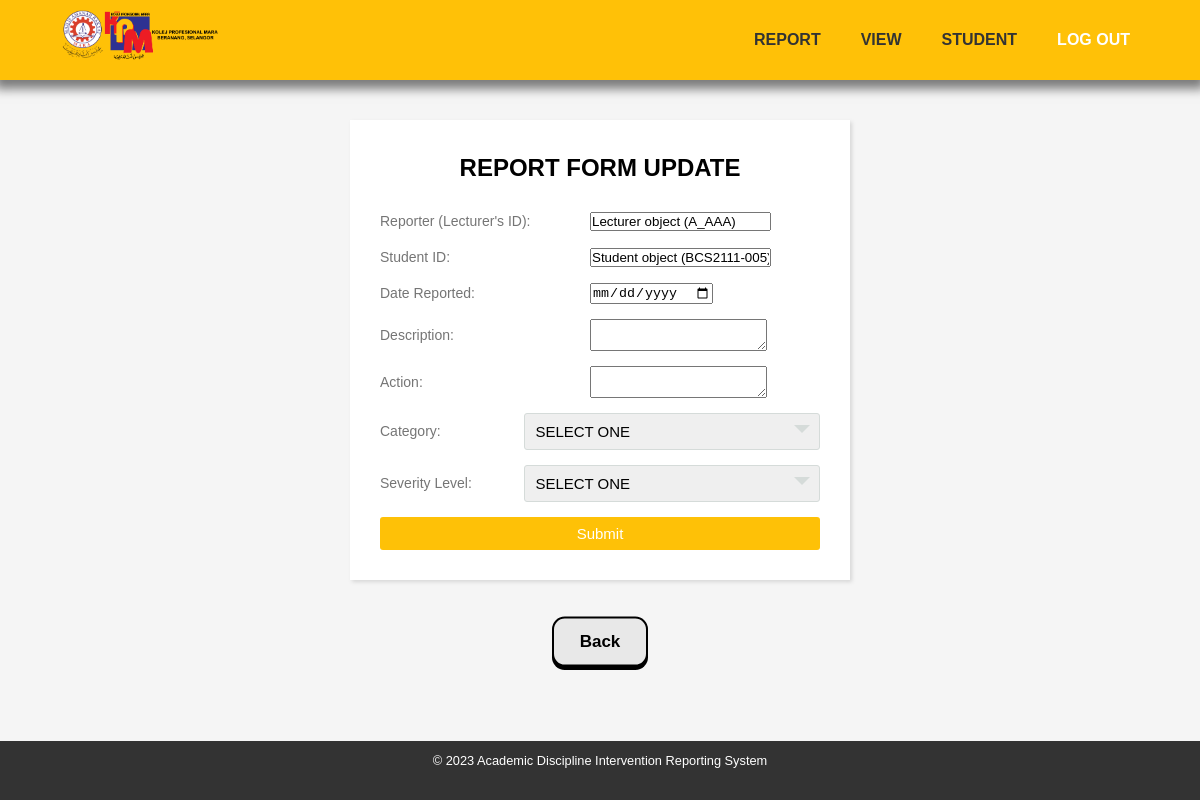
The page /intervention/A_AAA/intervention_list/update_intervention/26 on the database its author committed.
### Intervention/models.py (models this page shows)
class Intervention(models.Model):
    int_id = models.AutoField(primary_key=True)
    int_stud_id = models.ForeignKey(Student, on_delete = models.CASCADE)
    int_lect_id = models.ForeignKey(Lecturer, on_delete = models.CASCADE)
    date_report = models.DateField()
    description = models.TextField()
    action = models.TextField()
    category = models.TextField()
    int_sev_id = models.ForeignKey(Severity, on_delete=models.CASCADE)

class Lecturer(models.Model):
    lect_id = models.CharField(max_length=5, primary_key = True)
    lect_name = models.TextField()
    lect_email = models.TextField()
    department = models.CharField(max_length=3)
    password = models.TextField(default='null')

class Student(models.Model):
    stud_id = models.CharField(max_length=12, primary_key = True)
    stud_name = models.TextField()
    stud_phone = models.CharField(max_length=12)
    course = models.CharField(max_length=4)
    mentor = models.ForeignKey(Lecturer, on_delete = models.CASCADE)

### Intervention/views.py (the view)
# urls.py: path("<str:lect_id>/intervention_list/update_intervention/<str:int_id>",
def update_intervention(request, lect_id, int_id):
    data = Intervention.objects.get(int_id=int_id)
    if not data:
        return redirect("intervention_list")
    context = {
        "data": data,
        "lect_id": lect_id
    }
    return render(request, "update_intervention.html", context)

### Intervention/templates/update_intervention.html (shortened to what this page needs)
<!DOCTYPE html>
<html lang="en">
<head>
</head>
<body>
    <header>
        <nav>
            <div class="logo">
                {% load static %} <img src="{% static "Intervention/media/logoKPM.png" %}" alt="logo" />
            </div>
            <ul>
                <li><a href>REPORT</a></li>
                <li><a href>VIEW</a></li>
                <li><a href=>STUDENT</a></li>
                <li><span><a href="{% url 'logout' %}">LOG OUT</a></span></li>
            </ul>
        </nav>
    </header>
    <form action="save_update_intervention/{{data.int_id}}" method="post">
        <div class="wrapper">
            <div class="title">
                Report Form Update
            </div>
            <div class="form">
                <div class="inputfield">
                    <label for="int_lect_id">Reporter (Lecturer's ID):</label>
                    <input type="text" value="{{data.int_lect_id}}" id="int_lect_id" name="int_lect_id" required>
                </div>
                <div class="inputfield">
                    <label for="int_stud_id">Student ID:</label>
                    <input type="text" value="{{data.int_stud_id}}" id="int_stud_id" name="int_stud_id" required>
                </div>
                <div class="inputfield">
                    <label for="date_report">Date Reported:</label>
                    <input type="date" value="{{data.date_report}}" id="date_report" name="date_report" required>
                </div>
                <div class="inputfield">
                    <label for="description">Description:</label>
                    <textarea id="description" name="description" required></textarea>
                </div>
                <div class="inputfield">
                    <label for="action">Action:</label>
                    <textarea id="action" name="action" required></textarea>
                </div>
                <div class="inputfield">
                    <label for="category">Category:</label>
                    <div class="custom_select">
                        <select name="category" id="category" required>
                            <option value="">SELECT ONE</option>
                        </select>
                    </div>
                </div>
                <div class="inputfield">
                    <label for="int_sev_id">Severity Level:</label>
                    <div class="custom_select">
                        <select name="int_sev_id" id="int_sev_id" required>
                            <option value="">SELECT ONE</option>
                        </select>
                    </div>
                </div>
                <div class="inputfield">
                    <input type="submit" value="Submit" class="btn">
                </div>
            </div>
        </div>
    </form>
    <center><button onclick="goBack()"><span class="button_top">Back</span></button></center>
    <footer>
        <p>&copy; 2023 Academic Discipline Intervention Reporting System</p>
    </footer>
</body>
</html>

### Intervention/templates/update_intervention.html (style rules this page uses)
* { margin: 0; padding: 0; box-sizing: border-box; }
body { margin: 0; padding: 0; font-family: Arial, sans-serif; font-size: 16px; line-height: 1.5; color: #333; background-color: #f5f5f5; }
header { background-color: #ffc107; padding: 0 10px; box-shadow: 0 4px 10px 5px rgba(0, 0, 0, 0.5); }
nav { display: flex; justify-content: space-between; align-items: center; padding-right: 30px; }
.logo { font-size: 1.5rem; padding: 10px; padding-left: 50px; }
.logo img { height: 50px; }
ul { display: flex; list-style: none; margin: 0; padding: 0; }
nav ul li a { display: block; padding: 10px; padding-right: 30px; color: #333; text-decoration: none; transition: background-color 0.3s ease; font-size: 16px; font-weight: bolder; }
nav ul li span a { display: block; padding: 10px; padding-right: 30px; color: #ffffff; text-decoration: none; transition: background-color 0.3s ease; font-size: 16px; font-weight: bolder; }
p { margin-bottom: 20px; }
footer { background-color: #333; color: #fff; text-align: center; padding: 10px; font-size: 0.8rem; left: 0; bottom: 0; width: 100%; position: fixed; }
.wrapper { max-width: 500px; width: 100%; background: #fff; margin: 40px auto; box-shadow: 2px 2px 4px rgba(0, 0, 0, 0.125); padding: 30px; }
.wrapper .title { font-size: 24px; font-weight: 700; margin-bottom: 25px; color: #000000; text-transform: uppercase; text-align: center; }
.wrapper .form { width: 100%; }
.wrapper .form .inputfield { margin-bottom: 15px; display: flex; align-items: center; }
.wrapper .form .inputfield label { width: 200px; color: #757575; margin-right: 10px; font-size: 14px; }
.wrapper .form .inputfield .custom_select { position: relative; width: 100%; height: 37px; }
.wrapper .form .inputfield .custom_select:before { content: ""; position: absolute; top: 12px; right: 10px; border: 8px solid; border-color: #d5dbd9 transparent transparent transparent; pointer-events: none; }
.wrapper .form .inputfield .custom_select select { -webkit-appearance: none; -moz-appearance: none; appearance: none; outline: none; width: 100%; height: 100%; border: 0px; padding: 8px 10px; font-size: 15px; border: 1px solid #d5dbd9; border-radius: 3px; }
.wrapper .form .inputfield .btn { width: 100%; padding: 8px 10px; font-size: 15px; border: 0px; background: #fec107; color: #fff; cursor: pointer; border-radius: 3px; outline: none; }
.wrapper .form .inputfield:last-child { margin-bottom: 0; }
button { --button_radius: 0.75em; --button_color: #e8e8e8; --button_outline_color: #000000; font-size: 17px; font-weight: bold; border: none; border-radius: var(--button_radius); background: var(--button_outline_color); }
.button_top { display: block; box-sizing: border-box; border: 2px solid var(--button_outline_color); border-radius: var(--button_radius); padding: 0.75em 1.5em; background: var(--button_color); color: var(--button_outline_color); transform: translateY(-0.2em); transition: transform 0.1s ease; }

### rows shown on the page
Intervention: int_lect_id "Lecturer object (A_AAA)", int_stud_id "Student object (BCS2111-005)"
